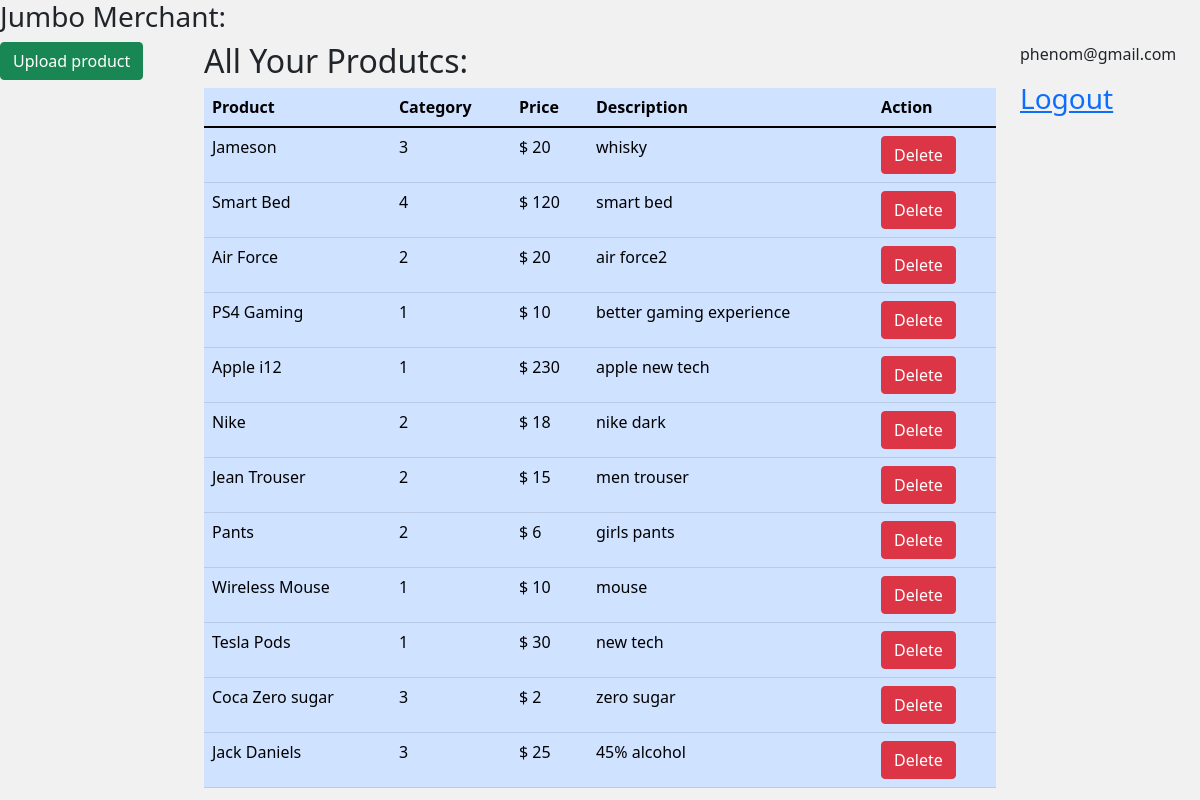
Screenshot of /seller.php (signed in) with the database file from the repository.
### tables this page shows
CREATE TABLE `latest` (
  `id` int(255) NOT NULL,
  `pname` varchar(255) NOT NULL,
  `category_id` varchar(255) NOT NULL,
  `price` int(20) NOT NULL,
  `a_image` varchar(255) NOT NULL,
  `merchant` varchar(255) NOT NULL,
  `a_description` varchar(255) NOT NULL
);

### seller.php (the view, shortened to what this page needs)
<?php include 'links.php'; ?>
<body>
  <h3>Jumbo Merchant:</h3>
  <div class="row">
    <div class="col-md-2">
      <a href="products.php" class="btn btn-success">Upload product</a>
    </div>
    <div class="col-md-8">
    <h2>All Your Produtcs:</h2>
      <table class="table table-primary">
        <thead>
          <tr>
            <th>Product</th>
            <th>Category</th>
            <th>Price</th>
            <th>Description</th>
            <th colspan="3">Action</th>
          </tr>
        </thead>
        <tbody>
        <?php
          $merchant = $_SESSION['merchant'];
$sql = "SELECT *FROM latest WHERE merchant = '$merchant' ORDER BY id ASC";
$result =mysqli_query($conn,$sql);
if(mysqli_num_rows($result) > 0)
{
  while($row = mysqli_fetch_array($result)){
?>
<tr>
<td><?php echo $row['pname']; ?></td>
<td><?php echo $row['category_id']; ?></td>
<td><?php echo "$ " .$row['price']; ?></td>
<td><?php echo  $row['a_description']; ?></td>
<td>
  <a href="new.php"class="btn btn-danger"  >Delete</a>
 </td>
</tr>
<?php
  }
}
?>
        </tbody>
      </table>
    </div>
    <div class="col-md-2">
      <p><?php echo $_SESSION['merchant']; ?></p>
      <h3><a href="index.php">Logout</a></h3>
    </div>
  </div>
</body>

### style.css (style rules this page uses)
* { padding: 0px; margin: 0px; }
body { background-color:#f1f1f1; }
* { padding: 0px; margin: 0; }

### rows the page displays
latest: pname "Jameson", category "3", price "20", a_description "whisky"
latest: pname "Smart Bed", category "4", price "120", a_description "smart bed"
latest: pname "Air Force", category "2", price "20", a_description "air force2"
latest: pname "PS4 Gaming", category "1", price "10", a_description "better gaming experience"
latest: pname "Apple i12", category "1", price "230", a_description "apple new tech"
latest: pname "Nike", category "2", price "18", a_description "nike dark"
latest: pname "Jean Trouser", category "2", price "15", a_description "men trouser"
latest: pname "Pants", category "2", price "6", a_description "girls pants"
latest: pname "Wireless Mouse", category "1", price "10", a_description "mouse"
latest: pname "Tesla Pods", category "1", price "30", a_description "new tech"
latest: pname "Coca Zero sugar", category "3", price "2", a_description "zero sugar"
latest: pname "Jack Daniels", category "3", price "25", a_description "45% alcohol"

### other values shown
$_SESSION['merchant'] "phenom@gmail.com"
